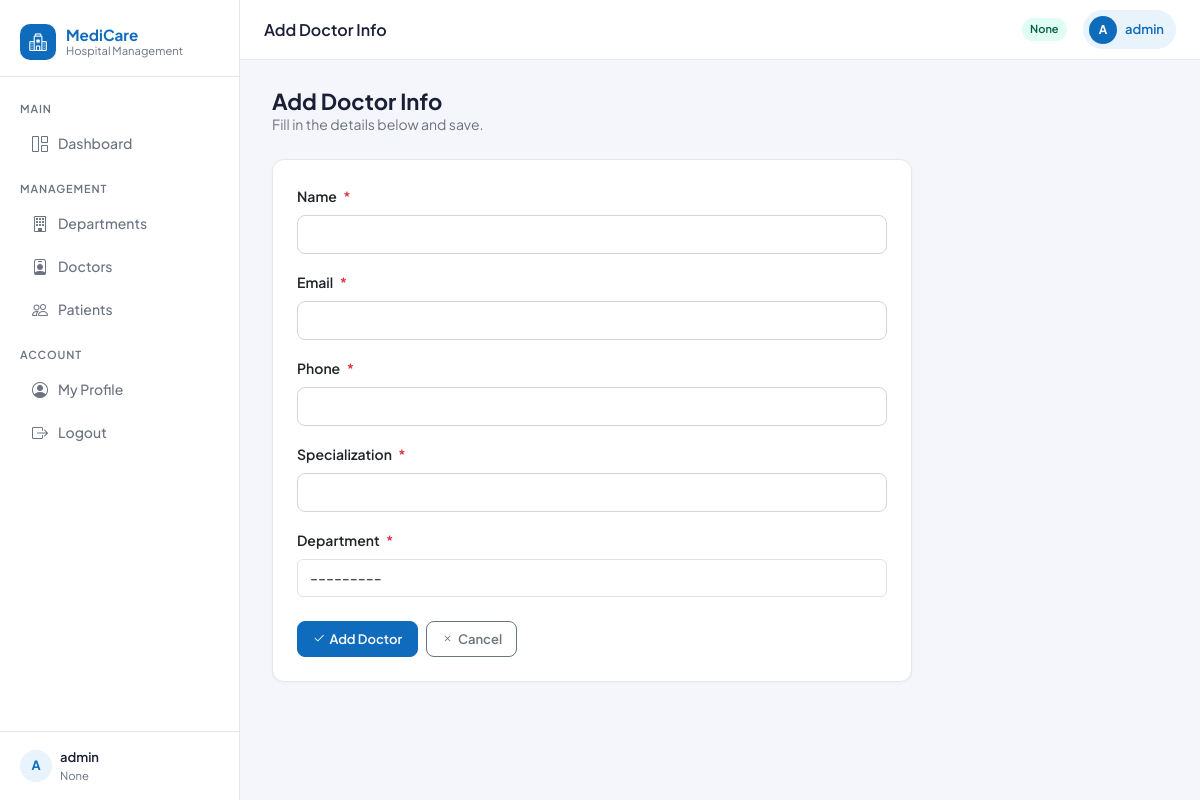
The app's page /add-doctor/ (signed in) with its own data.
### myapp/models.py (models this page shows, shortened)
class UserInfoModel(AbstractUser):
    USER_TYPE = [
        ("Admin", "Admin"),
        ("Doctor", "Doctor"),
        ("Patient", "Patient"),
    ]
    full_name = models.CharField(max_length=100, null=True)
    address = models.TextField(null=True)
    user_type = models.CharField(choices=USER_TYPE, max_length=20, null=True)

### myapp/views.py (the view)
# urls.py: path("add-doctor/", add_doctor, name="add_doctor"),
@login_required
def add_doctor(request):
    if request.method == "POST":
        form_data = Add_Doctor_Form(request.POST)
        if form_data.is_valid():
            form_data.save()
            return redirect("doctor_list")
    form_data = Add_Doctor_Form()
    context = {
        "form_data": form_data,
        "title": "Add Doctor Info",
        "heading": "Add Doctor Info",
        "btn": "Add Doctor",
    }
    return render(request, "master/base-form.html", context)

### myapp/forms.py
class Add_Doctor_Form(forms.ModelForm):
    class Meta:
        model = DoctorModel
        fields = "__all__"
    def __init__(self, *args, **kwargs):
        super().__init__(*args, **kwargs)
        for field in self.fields.values():
            field.widget.attrs.update({"class": "form-control"})

### myapp/models.py (called while the page is built)
    def __str__(self):
        return self.name

### myapp/templates/master/base-form.html (shortened to what this page needs)
{% extends 'master/base.html' %}
{% block blockname %}
<div class="page-header">
  <div>
    <h1>{{ heading }}</h1>
    <p class="text-muted mb-0" style="font-size:.875rem;">Fill in the details below and save.</p>
  </div>
</div>
<div class="card" style="max-width:640px;">
  <div class="card-body p-4">
    <form action="" method="POST" enctype="multipart/form-data">
      {% for field in form_data %}
        <div class="mb-3">
          <label for="{{ field.id_for_label }}" class="form-label fw-semibold" style="font-size:.875rem;">
            {{ field.label }}
            {% if field.field.required %}<span class="text-danger ms-1">*</span>{% endif %}
          </label>
          {{ field }}
        </div>
      {% endfor %}
      <div class="d-flex gap-2 mt-4">
        <button type="submit" class="btn btn-primary">
          <i class="bi bi-check2 me-1"></i>{{ btn|default:"Save" }}
        </button>
        <button type="button" class="btn btn-outline-secondary" onclick="history.back()">
          <i class="bi bi-x me-1"></i>Cancel
        </button>
      </div>
    </form>
  </div>
</div>
{% endblock %}

### myapp/templates/master/base.html (shortened to what this page needs)
<!doctype html>
<html lang="en">
  <head>
    <link href="https://cdn.jsdelivr.net/npm/bootstrap@5.3.0/dist/css/bootstrap.min.css" rel="stylesheet">
    <link href="https://cdn.jsdelivr.net/npm/bootstrap-icons@1.11.0/font/bootstrap-icons.css" rel="stylesheet">
  </head>
  <body>
    <aside class="sidebar" id="sidebar">
      <a class="sidebar-brand" href="{% url 'home' %}">
        <div class="brand-icon"><i class="bi bi-hospital"></i></div>
        <div class="brand-text">
          MediCare
          <small>Hospital Management</small>
        </div>
      </a>
      <nav class="sidebar-nav">
        <div class="nav-section-label">Main</div>
        <a class="sidebar-link {% block nav_dashboard %}{% endblock %}" href="{% url 'dashboard' %}">
          <i class="bi bi-grid-1x2"></i> Dashboard
        </a>
        <div class="nav-section-label mt-2">Management</div>
        <a class="sidebar-link {% block nav_dept %}{% endblock %}" href="{% url 'department_list' %}">
          <i class="bi bi-building"></i> Departments
        </a>
        <a class="sidebar-link {% block nav_doc %}{% endblock %}" href="{% url 'doctor_list' %}">
          <i class="bi bi-person-badge"></i> Doctors
        </a>
        <a class="sidebar-link {% block nav_pat %}{% endblock %}" href="{% url 'patient_list' %}">
          <i class="bi bi-people"></i> Patients
        </a>
        <div class="nav-section-label mt-2">Account</div>
        <a class="sidebar-link {% block nav_profile %}{% endblock %}" href="{% url 'profile' %}">
          <i class="bi bi-person-circle"></i> My Profile
        </a>
        <a class="sidebar-link" href="{% url 'logout_page' %}">
          <i class="bi bi-box-arrow-right"></i> Logout
        </a>
      </nav>
      {% if request.user.is_authenticated %}
      <div class="sidebar-footer">
        <div class="d-flex align-items-center gap-2">
          <div style="width:32px;height:32px;background:var(--primary-light);border-radius:50%;display:flex;align-items:center;justify-content:center;color:var(--primary);font-weight:700;font-size:.8rem;">
            {{ request.user.username|first|upper }}
          </div>
          <div>
            <div style="font-size:.8125rem;font-weight:600;color:var(--text-main);">{{ request.user.full_name|default:request.user.username }}</div>
            <div style="font-size:.7rem;color:var(--text-muted);">{{ request.user.user_type }}</div>
          </div>
        </div>
      </div>
      {% endif %}
    </aside>
    <header class="topbar">
      <span class="topbar-title">{% block page_title %}{{ heading|default:"Dashboard" }}{% endblock %}</span>
      {% if request.user.is_authenticated %}
        <span class="role-badge">{{ request.user.user_type }}</span>
        <a href="{% url 'profile' %}" class="user-badge text-decoration-none">
          <div class="avatar">{{ request.user.username|first|upper }}</div>
          {{ request.user.username }}
        </a>
      {% endif %}
    </header>
    <main class="main-content">
      <div class="page-body">
        {% block blockname %}{% endblock %}
      </div>
    </main>
  </body>
</html>

### myapp/templates/master/base.html (style rules this page uses)
:root { --primary: #0f6cbd; --primary-light: #e8f3fc; --accent: #00b4a0; --danger: #d93025; --warning: #f59e0b; --text-main: #1a1f36; --text-muted: #6b7280; --border: #e5e7eb; --bg-body: #f4f6fb; --card-bg: #ffffff; --sidebar-w: 240px; }
*, *::before, *::after { box-sizing: border-box; }
body { font-family: 'Plus Jakarta Sans', sans-serif; background: var(--bg-body); color: var(--text-main); margin: 0; min-height: 100vh; }
.sidebar { position: fixed; top: 0; left: 0; bottom: 0; width: var(--sidebar-w); background: #ffffff; border-right: 1px solid var(--border); display: flex; flex-direction: column; z-index: 1000; transition: transform .25s ease; }
.sidebar-brand { padding: 1.5rem 1.25rem 1rem; border-bottom: 1px solid var(--border); display: flex; align-items: center; gap: .625rem; text-decoration: none; color: var(--text-main); }
.sidebar-brand .brand-icon { width: 36px; height: 36px; background: var(--primary); border-radius: 10px; display: flex; align-items: center; justify-content: center; color: #fff; font-size: 1.1rem; flex-shrink: 0; }
.sidebar-brand .brand-text { font-size: .95rem; font-weight: 700; line-height: 1.2; }
.sidebar-brand .brand-text small { display: block; font-weight: 400; font-size: .7rem; color: var(--text-muted); }
.sidebar-nav { flex: 1; padding: 1rem 0; overflow-y: auto; }
.nav-section-label { font-size: .6875rem; font-weight: 600; text-transform: uppercase; letter-spacing: .08em; color: var(--text-muted); padding: .5rem 1.25rem .25rem; }
.sidebar-link { display: flex; align-items: center; gap: .625rem; padding: .55rem 1.25rem; color: var(--text-muted); text-decoration: none; font-size: .875rem; font-weight: 500; border-radius: 0; transition: background .15s, color .15s; margin: .1rem .75rem; border-radius: 8px; }
.sidebar-link i { font-size: 1rem; flex-shrink: 0; }
.sidebar-footer { padding: 1rem 1.25rem; border-top: 1px solid var(--border); font-size: .8125rem; color: var(--text-muted); }
.topbar { position: fixed; top: 0; left: var(--sidebar-w); right: 0; height: 60px; background: #fff; border-bottom: 1px solid var(--border); display: flex; align-items: center; padding: 0 1.5rem; gap: 1rem; z-index: 999; }
.topbar-title { font-size: 1rem; font-weight: 600; flex: 1; }
.user-badge { display: flex; align-items: center; gap: .5rem; background: var(--primary-light); color: var(--primary); border-radius: 999px; padding: .35rem .75rem .35rem .4rem; font-size: .8125rem; font-weight: 600; }
.user-badge .avatar { width: 28px; height: 28px; background: var(--primary); border-radius: 50%; color: #fff; display: flex; align-items: center; justify-content: center; font-size: .75rem; font-weight: 700; flex-shrink: 0; }
.role-badge { font-size: .6875rem; font-weight: 600; padding: .2rem .5rem; border-radius: 999px; background: #e0fdf4; color: #065f46; }
.main-content { margin-left: var(--sidebar-w); padding-top: 60px; min-height: 100vh; }
.page-body { padding: 1.75rem 2rem; max-width: 1280px; }
.page-header { display: flex; align-items: center; justify-content: space-between; flex-wrap: wrap; gap: 1rem; margin-bottom: 1.5rem; }
.page-header h1 { font-size: 1.375rem; font-weight: 700; margin: 0; }
.card { border: 1px solid var(--border); border-radius: 12px; box-shadow: 0 1px 3px rgba(0,0,0,.04); background: var(--card-bg); }
.btn { font-size: .8125rem; font-weight: 600; border-radius: 8px; padding: .45rem .9rem; transition: all .15s; }
.btn-primary { background: var(--primary); border-color: var(--primary); }
a { color: inherit; }
.text-muted { color: var(--text-muted) !important; }

### myapp/templates/master/base-form.html (style rules this page uses)
form input[type=text], form input[type=email], form input[type=password], form input[type=number], form input[type=date], form textarea, form select { display: block; width: 100%; padding: .5rem .75rem; font-size: .875rem; border: 1px solid #d1d5db; border-radius: 8px; color: #1a1f36; background: #fff; transition: border-color .15s, box-shadow .15s; font-family: inherit; }

### records on screen
UserInfoModel: user.username|first "A", user.full_name "admin", user.user_type "None", user.username "admin"

### other values on screen
{{ heading|default:"Dashboard" }} "Add Doctor Info"
{{ heading }} "Add Doctor Info"
{{ field.label }} "Name" "Email" "Phone" "Specialization" "Department"
{{ btn|default:"Save" }} "Add Doctor"
